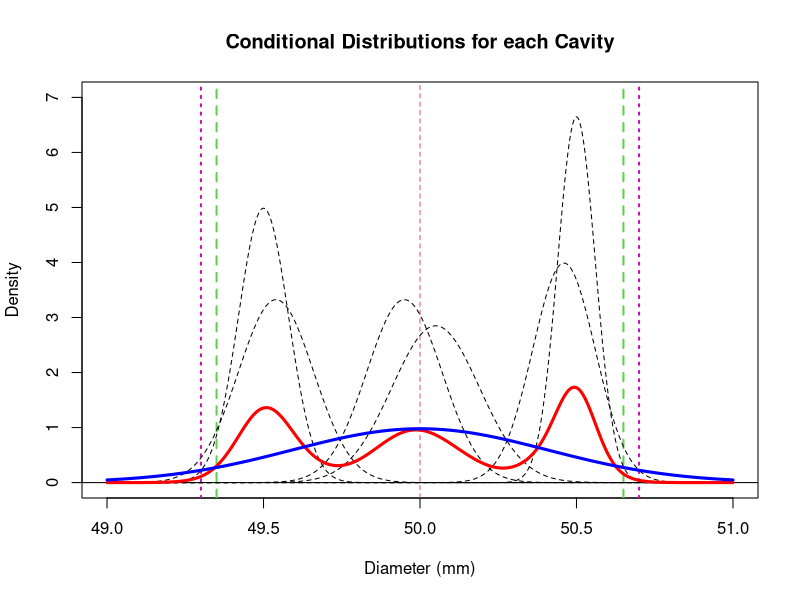
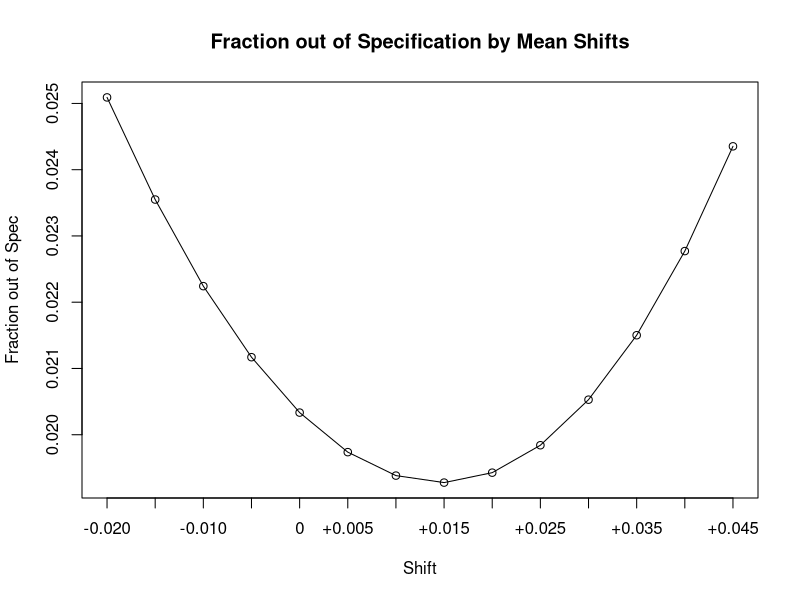
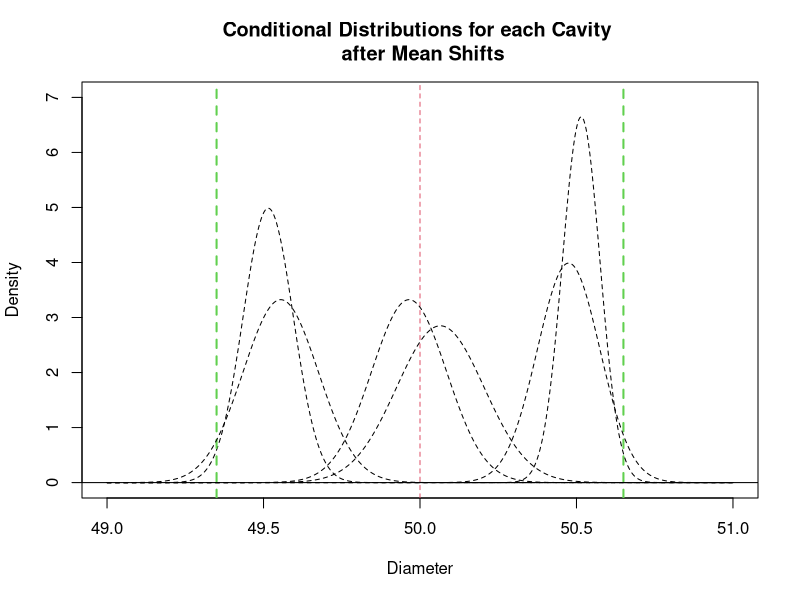
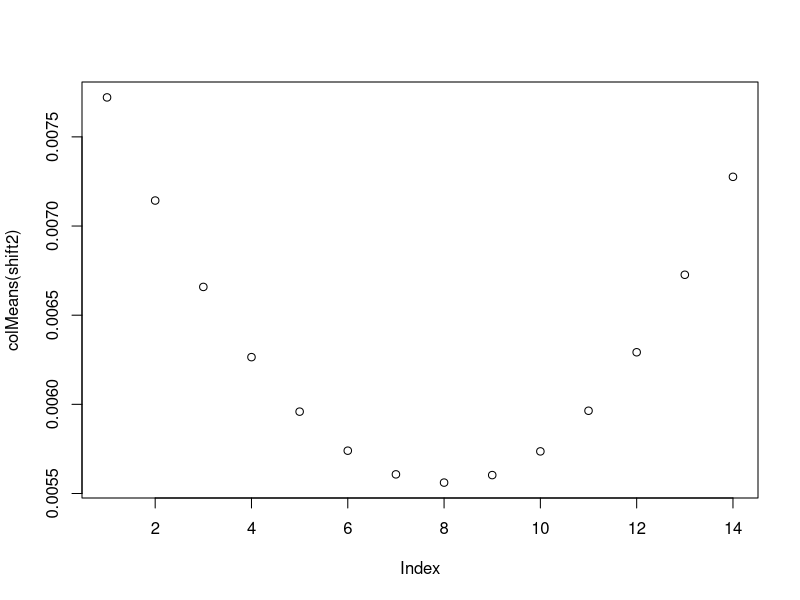
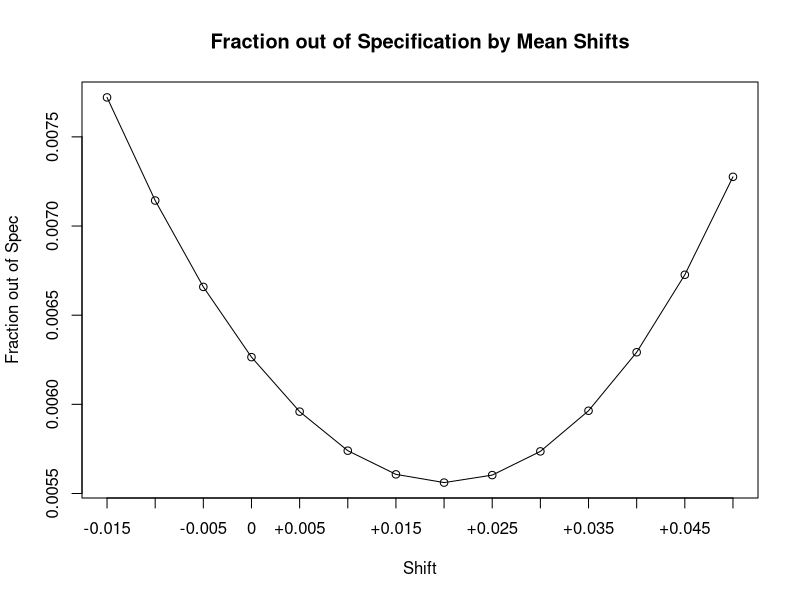
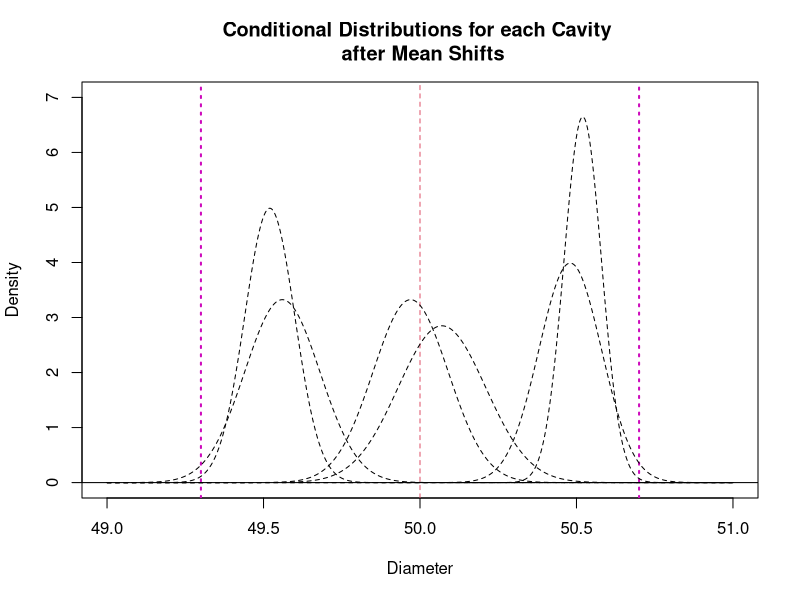

Here is the R script that generated these plots, in order:
#
#
# Derek Jedamski
#
# Six Cavity Mold
#
# Capstone (792)
#
#

# Creating a dataframe with the data

cavity<-c(1,2,3,4,5,6)
mean<-c(49.50,49.54,49.95,50.05,50.46,50.50)
sd<-c(0.08,0.12,0.12,0.14,0.10,0.06)

cavity.mold<-data.frame(cavity,mean,sd)

# Setting the x-axis

x<-seq(from=49,to=51,length.out=500)

# Plotting all of the conditional distributions

plot(x,dnorm(x,mean=49.5,sd=0.08),main='Conditional Distributions for each Cavity',ylab='Density', xlab='Diameter (mm)',type='l',lty=2, ylim=c(0,7))
abline(v=c(49.35,50.65), col=3, lty=2, lwd=2)
abline(v=c(49.3,50.7), col=14, lty=3, lwd=2)
abline(v=50, col=18, lty=2, lwd=1)
abline(h=0)
for (i in 2:6)
{
lines(x,dnorm(x,mean=cavity.mold[i,2],cavity.mold[i,3]),lty=2)
}
# Add unconditional distribution as sum of pdfs
lines(x,(1/6)*dnorm(x,mean=49.5,sd=0.08)+(1/6)*dnorm(x,mean=49.54,sd=0.12)+(1/6)*dnorm(x,mean=49.95,sd=0.12)+(1/6)*dnorm(x,mean=50.05,sd=0.14)+(1/6)*dnorm(x,mean=50.46,sd=0.1)+(1/6)*dnorm(x,mean=50.5,sd=0.06),col='red',lwd=3)

# Calculating exact total fraction out of specification
# individually by cavity

summary<-data.frame(matrix(nrow=6, ncol=2))
colnames(summary)<-c('50+/-0.7', '50+/-0.65')
row.names(summary)<-row.names(cavity.mold)

for (i in 1:6)
{
summary[i,1]<-1-(pnorm(50.7,mean=cavity.mold[i,2],sd=cavity.mold[i,3])-pnorm(49.3,cavity.mold[i,2],sd=cavity.mold[i,3]))
summary[i,2]<-1-(pnorm(50.65,mean=cavity.mold[i,2],sd=cavity.mold[i,3])-pnorm(49.35,cavity.mold[i,2],sd=cavity.mold[i,3]))
}
round(summary,5)

# The exact total fraction out of specification is simply
# the mean of fraction out of spec of the individuals
# Calculating the total fraction out of spec for each
# of the spec limits
colMeans(summary)

# Adding the fraction out of spec to the main data frame
new.mold<-cbind(cavity.mold,round(summary,5))

# Adding the normal approximation to the unconditional dist
# with exact mean and sd (calculated in report)
lines(x,dnorm(x,mean=50,sd=0.4076), col='blue', lwd=3)

#Calculating fraction out of spec for the normal approximation
1-(pnorm(50.7,mean=50,sd=0.4076)-pnorm(49.3,mean=50,sd=0.4076))
1-(pnorm(50.65,mean=50,sd=0.4076)-pnorm(49.35,mean=50,sd=0.4076))

#
# Shifting means
#

# First set of spec limits (tighter)
# Calculating fraction out of spec for 14 different shifts
shift1<-data.frame(matrix(nrow=6, ncol=14))
colnames(shift1)<-c('-0.020','-0.015', '-0.010','-0.005','0','+0.005','+0.010','+0.015','+0.020','+0.025','+0.030','+0.035','+0.040','+0.045')
for (i in 1:14)
{
shift1[1,i]<-1-(pnorm(50.65,mean=49.5+0.005*(i-5),sd=0.08)-pnorm(49.35,mean=49.5+0.005*(i-5),sd=0.08))
shift1[2,i]<-1-(pnorm(50.65,mean=49.54+0.005*(i-5),sd=0.12)-pnorm(49.35,mean=49.54+0.005*(i-5),sd=0.12))
shift1[3,i]<-1-(pnorm(50.65,mean=49.95+0.005*(i-5),sd=0.12)-pnorm(49.35,mean=49.95+0.005*(i-5),sd=0.12))
shift1[4,i]<-1-(pnorm(50.65,mean=50.05+0.005*(i-5),sd=0.14)-pnorm(49.35,mean=50.05+0.005*(i-5),sd=0.14))
shift1[5,i]<-1-(pnorm(50.65,mean=50.46+0.005*(i-5),sd=0.10)-pnorm(49.35,mean=50.46+0.005*(i-5),sd=0.10))
shift1[6,i]<-1-(pnorm(50.65,mean=50.5+0.005*(i-5),sd=0.06)-pnorm(49.35,mean=50.5+0.005*(i-5),sd=0.06))
}

# Calculating the total fraction out of specification by
# taking the average of the out of spec for individuals
# Then plotting the fraction out of spec for each shift

colMeans(shift1)
plot(colMeans(shift1), xlab='Shift',ylab='Fraction out of Spec', type='o',xaxt='n', main='Fraction out of Specification by Mean Shifts')
axis(1,1:14,labels=c('-0.020','-0.015', '-0.010','-0.005','0','+0.005','+0.010','+0.015','+0.020','+0.025','+0.030','+0.035','+0.040','+0.045'))

# Adding new means to the dataframe

new.mold$newMean<-new.mold$mean+0.015

# Plotting the updated conditional distributions

plot(x,dnorm(x,mean=49.515,sd=0.08),main='Conditional Distributions for each Cavity \n after Mean Shifts',ylab='Density', xlab='Diameter',type='l',lty=2, ylim=c(0,7))
abline(v=c(49.35,50.65), col=3, lty=2, lwd=2)
abline(v=50, col=18, lty=2, lwd=1)
abline(h=0)
for (i in 2:6)
{
lines(x,dnorm(x,mean=new.mold[i,6],new.mold[i,3]),lty=2)
}

# Second set of spec limits (wider)
# Calculating fraction out of spec for 14 different shifts
shift2<-data.frame(matrix(nrow=6, ncol=14))
colnames(shift2)<-c('-0.015', '-0.010','-0.005','0','+0.005','+0.010','+0.015','+0.020','+0.025','+0.030','+0.035','+0.040', '+0.045','+0.50')
for (i in 1:14)
{
shift2[1,i]<-1-(pnorm(50.7,mean=49.5+0.005*(i-4),sd=0.08)-pnorm(49.3,mean=49.5+0.005*(i-4),sd=0.08))
shift2[2,i]<-1-(pnorm(50.7,mean=49.54+0.005*(i-4),sd=0.12)-pnorm(49.3,mean=49.54+0.005*(i-4),sd=0.12))
shift2[3,i]<-1-(pnorm(50.7,mean=49.95+0.005*(i-4),sd=0.12)-pnorm(49.3,mean=49.95+0.005*(i-4),sd=0.12))
shift2[4,i]<-1-(pnorm(50.7,mean=50.05+0.005*(i-4),sd=0.14)-pnorm(49.3,mean=50.05+0.005*(i-4),sd=0.14))
shift2[5,i]<-1-(pnorm(50.7,mean=50.46+0.005*(i-4),sd=0.10)-pnorm(49.3,mean=50.46+0.005*(i-4),sd=0.10))
shift2[6,i]<-1-(pnorm(50.7,mean=50.5+0.005*(i-4),sd=0.06)-pnorm(49.3,mean=50.5+0.005*(i-4),sd=0.06))
}

# Calculating the total fraction out of specification by
# taking the average of the out of spec for individuals
# Then plotting the fraction out of spec for each shift

colMeans(shift2)
plot(colMeans(shift2))
plot(colMeans(shift2), xlab='Shift',ylab='Fraction out of Spec', type='o',xaxt='n', main='Fraction out of Specification by Mean Shifts')
axis(1,1:14,labels=c('-0.015', '-0.010','-0.005','0','+0.005','+0.010','+0.015','+0.020','+0.025','+0.030','+0.035','+0.040','+0.045','+0.050'))

# Adding the new means to the dataframe

new.mold$newMean2<-new.mold$mean+0.02

# Plotting the updated conditional distributions

plot(x,dnorm(x,mean=49.52,sd=0.08),main='Conditional Distributions for each Cavity \n after Mean Shifts',ylab='Density', xlab='Diameter',type='l',lty=2, ylim=c(0,7))
abline(v=c(49.3,50.7), col=14, lty=3, lwd=2)
abline(v=50, col=18, lty=2, lwd=1)
abline(h=0)
for (i in 2:6)
{
lines(x,dnorm(x,mean=new.mold[i,7],new.mold[i,3]),lty=2)
}